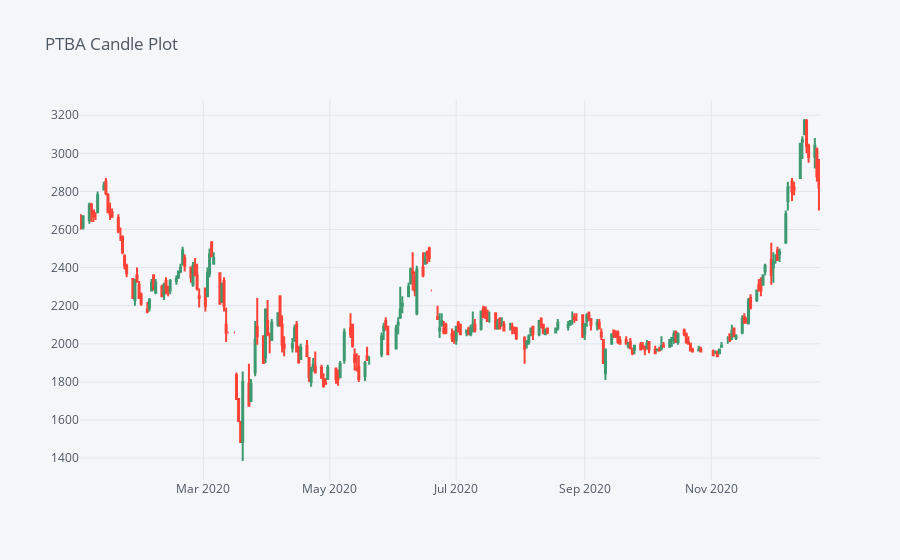

Write notebook code for a chart like this one.
### Markdown cell above
See the INDY Candle Plot [here](https://chart-studio.plotly.com/~ihsan.alhasinun/9.embed)

### Code cell
stocks_coal['PTBA'][['Open', 'High', 'Low', 'Close']].loc['2020-01-01':'2021-01-01'].iplot(kind='candle', 
                                                                                           title='PTBA Candle Plot')

### Figure 1 — Plotly figure (JSON) as saved in the notebook; plotly's stock layout.template omitted (floating-point values rounded to 4 significant figures; data arrays with more than 128 entries replaced by an {"elided": "..."} marker saying what was removed)
{"data": [{"close": {"elided": "240 int values"}, "high": {"elided": "240 int values"}, "low": {"elided": "240 int values"}, "open": {"elided": "240 int values"}, "showlegend": false, "type": "candlestick", "x": {"elided": "240 str values"}, "yaxis": "y2"}], "layout": {"legend": {"bgcolor": "#F5F6F9", "font": {"color": "#4D5663"}}, "paper_bgcolor": "#F5F6F9", "plot_bgcolor": "#F5F6F9", "title": {"font": {"color": "#4D5663"}, "text": "PTBA Candle Plot"}, "xaxis": {"gridcolor": "#E1E5ED", "rangeslider": {"visible": false}, "showgrid": true, "tickfont": {"color": "#4D5663"}, "title": {"font": {"color": "#4D5663"}, "text": ""}, "zerolinecolor": "#E1E5ED"}, "yaxis": {"gridcolor": "#E1E5ED", "showgrid": true, "showticklabels": false, "tickfont": {"color": "#4D5663"}, "title": {"font": {"color": "#4D5663"}, "text": ""}, "zerolinecolor": "#E1E5ED"}, "yaxis2": {"gridcolor": "#E1E5ED", "showgrid": true, "tickfont": {"color": "#4D5663"}, "title": {"font": {"color": "#4D5663"}, "text": ""}, "zerolinecolor": "#E1E5ED"}}}
